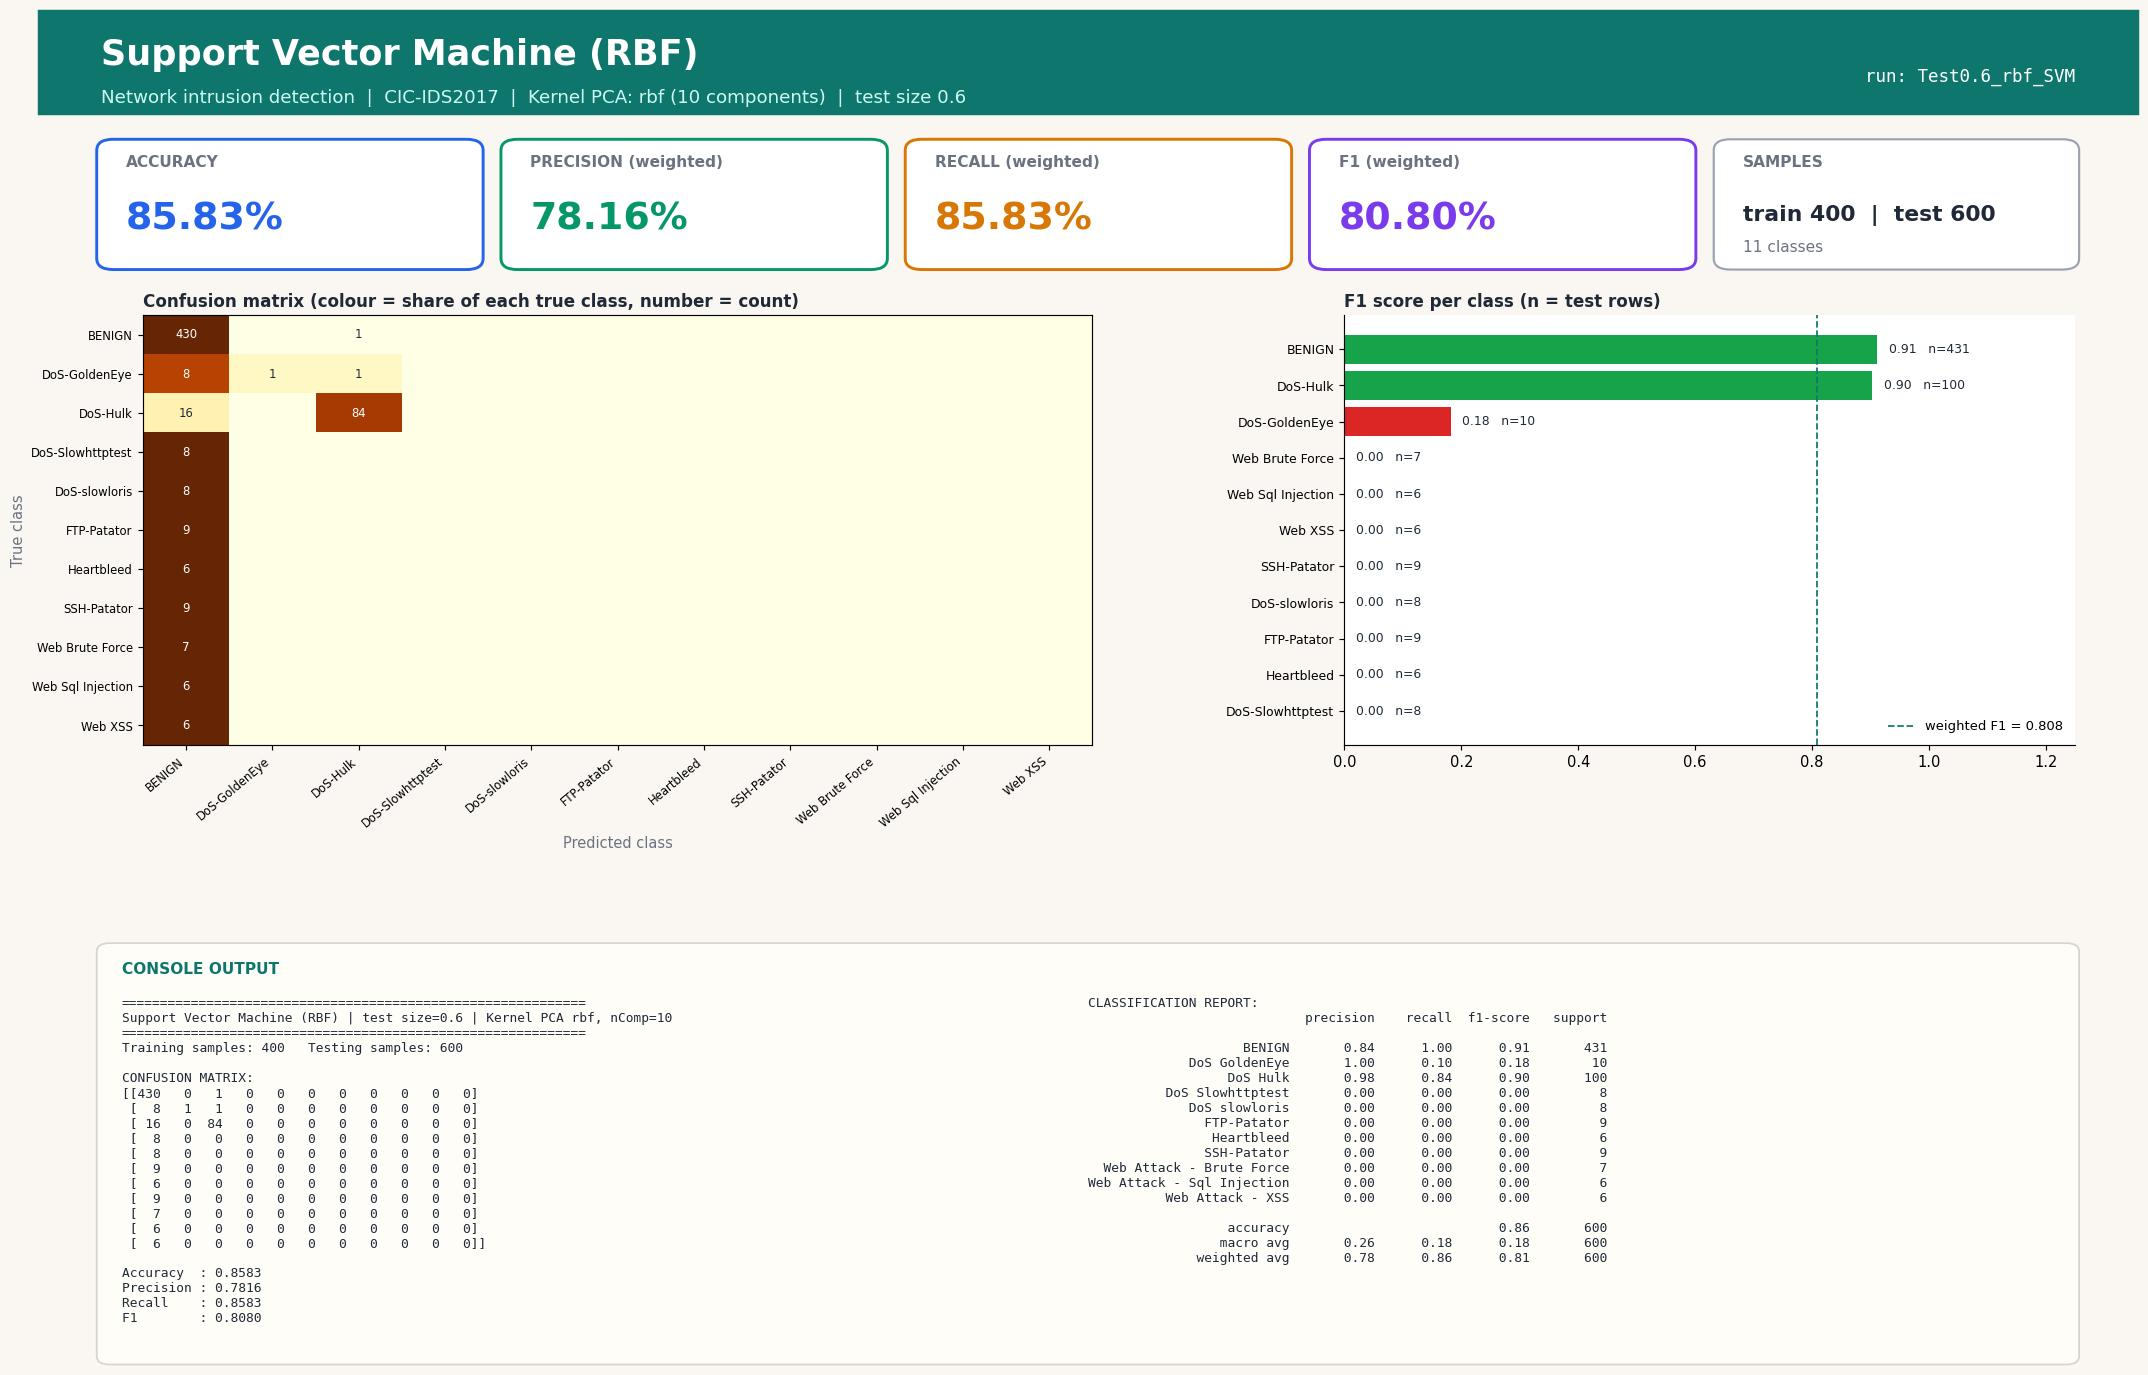

Reproduce this figure in Python.
#!/usr/bin/env python3
"""Support Vector Machine (RBF) | Test size 0.6 | Kernel PCA kernel=rbf, n_components=10
CIC-IDS2017 (Tue+Wed+Thu-morning) 1000-row stratified sample.
Run in any IDE (Spyder / VS Code / PyCharm / Jupyter): open the file and press Run, no arguments needed.
Saves next to this file: 'Test0.6_rbf_SVM.jpg' - one image with the console output (confusion matrix, metrics, classification report) plus charts."""
import json, os
import numpy as np
import matplotlib.pyplot as plt
from sklearn.decomposition import KernelPCA
from sklearn.svm import SVC
from sklearn.metrics import (accuracy_score, classification_report, confusion_matrix,
                             f1_score, precision_score, recall_score)
from sklearn.model_selection import train_test_split
from sklearn.preprocessing import StandardScaler

TEST_SIZE, KERNEL, N_COMP, ALG, ALG_NAME = 0.6, "rbf", 10, "SVM", "Support Vector Machine (RBF)"
try:
    HERE = os.path.dirname(os.path.abspath(__file__))
except NameError:                      # Jupyter / interactive console
    HERE = os.getcwd()
def _find_root():                      # folder that contains data/sample.npz (works from any working directory)
    for p in (HERE, os.path.join(HERE, ".."), os.path.join(HERE, "..", ".."), os.getcwd()):
        if os.path.exists(os.path.join(p, "data", "sample.npz")):
            return os.path.abspath(p)
    raise FileNotFoundError("data/sample.npz not found - run prepare_data.py or keep the repo folder structure")
ROOT = _find_root()
tag = f"Test{TEST_SIZE}_{KERNEL}_{ALG}"

# 1. LOAD cached, cleaned sample (see prepare_data.py)
d = np.load(os.path.join(ROOT, "data", "sample.npz"), allow_pickle=True)
X, y, class_names = d["X"], d["y"], [str(c).replace("�", "-") for c in d["classes"]]

# 2. SPLIT
X_train, X_test, y_train, y_test = train_test_split(
    X, y, test_size=TEST_SIZE, random_state=42, stratify=y)

# 3. SCALE (fit on train only)
scaler = StandardScaler()
X_train = scaler.fit_transform(X_train); X_test = scaler.transform(X_test)

# 4. DIMENSIONALITY REDUCTION: Kernel PCA (fit on train only; gamma = sklearn default 1/n_features)
kpca = KernelPCA(n_components=N_COMP, kernel=KERNEL, random_state=0)
X_train = kpca.fit_transform(X_train); X_test = kpca.transform(X_test)

# 5. CLASSIFIER
classifier = SVC(kernel="rbf", C=1.0, gamma="scale", random_state=0)
classifier.fit(X_train, y_train)
y_pred = classifier.predict(X_test)

# 6. METRICS
labels = np.arange(len(class_names))
cm = confusion_matrix(y_test, y_pred, labels=labels)
res = dict(test_size=TEST_SIZE, kernel=KERNEL, n_components=N_COMP, algorithm=ALG, model=ALG_NAME,
           n_train=int(len(y_train)), n_test=int(len(y_test)),
           accuracy=accuracy_score(y_test, y_pred),
           precision=precision_score(y_test, y_pred, average="weighted", zero_division=0),
           recall=recall_score(y_test, y_pred, average="weighted", zero_division=0),
           f1=f1_score(y_test, y_pred, average="weighted", zero_division=0))
report = classification_report(y_test, y_pred, labels=labels, target_names=class_names, zero_division=0)
lines = ["=" * 60, f"{ALG_NAME} | test size={TEST_SIZE} | Kernel PCA {KERNEL}, nComp={N_COMP}", "=" * 60,
         f"Training samples: {len(y_train)}   Testing samples: {len(y_test)}", "", "CONFUSION MATRIX:", np.array2string(cm), ""]
for k in ("accuracy", "precision", "recall", "f1"): lines.append(f"{k.capitalize():10s}: {res[k]:.4f}")
lines += ["", "CLASSIFICATION REPORT:", report]
console_output = "\n".join(lines); print(console_output)

# 7. VISUAL OUTPUT: ONE report-style image (banner, KPI cards, charts, console output) - real results only
from matplotlib.patches import FancyBboxPatch, Rectangle
short = [c.replace("Web Attack - ", "Web ").replace("DoS ", "DoS-") for c in class_names]
rep = classification_report(y_test, y_pred, labels=labels, target_names=class_names, zero_division=0, output_dict=True)
cmn = cm / np.maximum(cm.sum(axis=1, keepdims=True), 1)          # row-normalised = per-class recall
INK, MUTED, BG, ACC = "#1f2937", "#6b7280", "#faf7f2", "#0f766e"
fig = plt.figure(figsize=(20, 13.2), dpi=105, facecolor=BG)
fig.add_artist(Rectangle((0, 0.925), 1, 0.075, transform=fig.transFigure, color=ACC, zorder=0))
fig.text(0.03, 0.968, f"{ALG_NAME}", fontsize=24, fontweight="bold", color="white", va="center")
fig.text(0.03, 0.937, f"Network intrusion detection  |  CIC-IDS2017  |  Kernel PCA: {KERNEL} ({N_COMP} components)  |  test size {TEST_SIZE}",
         fontsize=12.5, color="#ccfbf1", va="center")
fig.text(0.97, 0.952, f"run: {tag}", fontsize=12, color="white", ha="right", va="center", family="monospace")

# KPI cards
cards = [("ACCURACY", res["accuracy"], "#2563eb"), ("PRECISION (weighted)", res["precision"], "#059669"),
         ("RECALL (weighted)", res["recall"], "#d97706"), ("F1 (weighted)", res["f1"], "#7c3aed")]
for i, (lab, v, col) in enumerate(cards):
    x0 = 0.03 + i * 0.1925
    fig.add_artist(FancyBboxPatch((x0, 0.815), 0.18, 0.09, boxstyle="round,pad=0.002,rounding_size=0.008", transform=fig.transFigure,
                                  facecolor="white", edgecolor=col, linewidth=2))
    fig.text(x0 + 0.012, 0.887, lab, fontsize=10.5, color=MUTED, fontweight="bold")
    fig.text(x0 + 0.012, 0.842, f"{v * 100:.2f}%", fontsize=26, color=col, fontweight="bold")
fig.add_artist(FancyBboxPatch((0.80, 0.815), 0.17, 0.09, boxstyle="round,pad=0.002,rounding_size=0.008", transform=fig.transFigure,
                              facecolor="white", edgecolor="#9ca3af", linewidth=1.5))
fig.text(0.812, 0.887, "SAMPLES", fontsize=10.5, color=MUTED, fontweight="bold")
fig.text(0.812, 0.848, f"train {res['n_train']}  |  test {res['n_test']}", fontsize=15, color=INK, fontweight="bold")
fig.text(0.812, 0.826, f"{len(class_names)} classes", fontsize=10.5, color=MUTED)

gs = fig.add_gridspec(1, 2, left=0.05, right=0.97, top=0.78, bottom=0.47, wspace=0.30, width_ratios=[1.3, 1])
ax1 = fig.add_subplot(gs[0, 0]); ax2 = fig.add_subplot(gs[0, 1])
for ax in (ax1, ax2): ax.set_facecolor("white")
im = ax1.imshow(cmn, cmap="YlOrBr", vmin=0, vmax=1, aspect="auto")
ax1.set_xticks(labels); ax1.set_yticks(labels); ax1.set_xticklabels(short, rotation=40, ha="right", fontsize=8); ax1.set_yticklabels(short, fontsize=8)
ax1.set_title("Confusion matrix (colour = share of each true class, number = count)", loc="left", fontsize=11.5, color=INK, fontweight="bold")
ax1.set_xlabel("Predicted class", color=MUTED); ax1.set_ylabel("True class", color=MUTED)
for a_ in labels:
    for b_ in labels:
        if cm[a_, b_]: ax1.text(b_, a_, cm[a_, b_], ha="center", va="center", fontsize=8, color="white" if cmn[a_, b_] > 0.6 else INK)
f1s = [rep[c]["f1-score"] for c in class_names]; sup = [int(rep[c]["support"]) for c in class_names]
order = np.argsort(f1s)
cols = ["#dc2626" if f1s[i] < 0.34 else "#f59e0b" if f1s[i] < 0.67 else "#16a34a" for i in order]
ax2.barh(range(len(order)), [f1s[i] for i in order], color=cols)
ax2.set_yticks(range(len(order))); ax2.set_yticklabels([short[i] for i in order], fontsize=8.5); ax2.set_xlim(0, 1.25)
ax2.set_title("F1 score per class (n = test rows)", loc="left", fontsize=11.5, color=INK, fontweight="bold")
for k, i in enumerate(order): ax2.text(f1s[i] + 0.02, k, f"{f1s[i]:.2f}   n={sup[i]}", va="center", fontsize=8.5, color=INK, zorder=5, bbox=dict(facecolor="white", edgecolor="none", pad=1))
for sp in ("top", "right"): ax2.spines[sp].set_visible(False)
ax2.axvline(res["f1"], color=ACC, ls="--", lw=1.2, label=f"weighted F1 = {res['f1']:.3f}"); ax2.legend(loc="lower right", fontsize=9, frameon=False)

# console output panel (same text that is printed to the console)
fig.add_artist(FancyBboxPatch((0.03, 0.025), 0.94, 0.30, boxstyle="round,pad=0.002,rounding_size=0.006", transform=fig.transFigure,
                              facecolor="#fffdf8", edgecolor="#d6d3d1", linewidth=1.2))
fig.text(0.04, 0.305, "CONSOLE OUTPUT", fontsize=10.5, color=ACC, fontweight="bold")
split_at = lines.index("CLASSIFICATION REPORT:")
fig.text(0.04, 0.288, "\n".join(lines[:split_at]), family="monospace", fontsize=8.8, color=INK, va="top")
fig.text(0.50, 0.288, "\n".join(lines[split_at:]), family="monospace", fontsize=8.8, color=INK, va="top")
plt.savefig(os.path.join(HERE, tag + ".jpg"), format="jpg", bbox_inches="tight", facecolor=BG)
if os.environ.get("ACN_NO_SHOW") != "1": plt.show()   # IDEs display the image; run_all.py disables this
plt.close()

os.makedirs(os.path.join(ROOT, "results", "json"), exist_ok=True)
with open(os.path.join(ROOT, "results", "json", tag + ".json"), "w") as f: json.dump(res, f)
